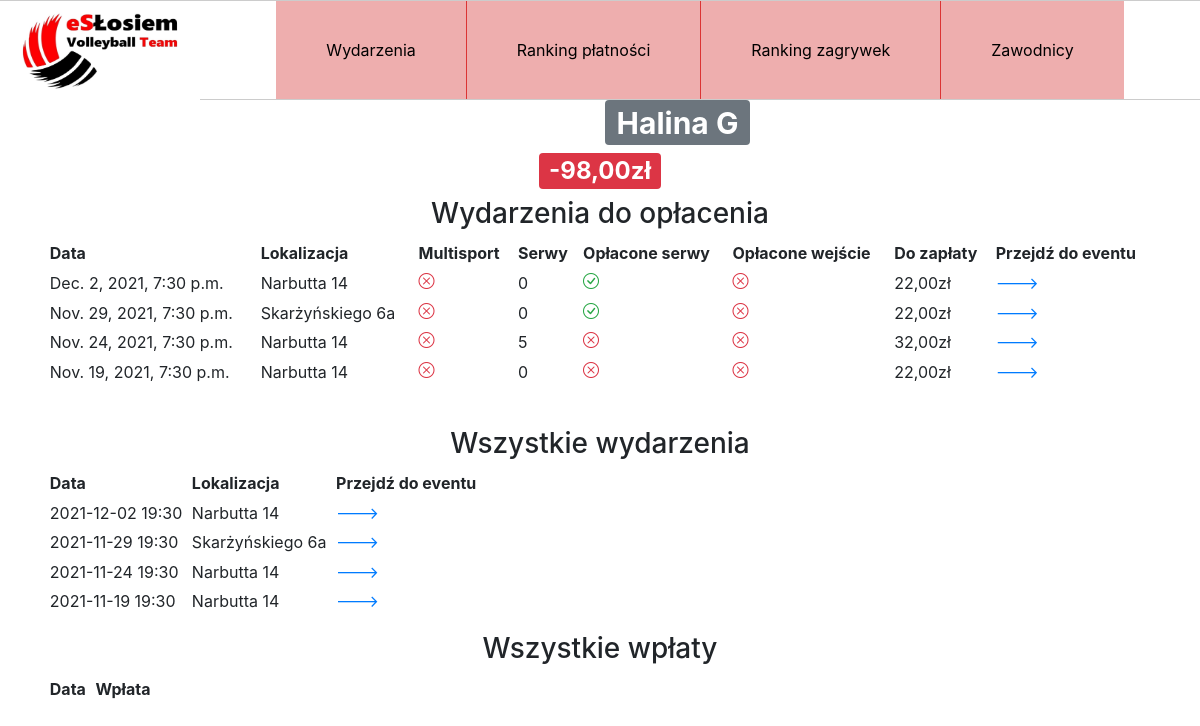
The app's page /player/6 with its own data.
### zapisy/models.py (models this page shows, shortened)
class Player(models.Model):
    name = models.CharField(max_length=64)
    multisport_number = models.CharField(max_length=8, null=True, blank=True)
    def count_balance(self):
        player_entries = Entry.objects.filter(player=self, reserve=False)
        player_payments = Payment.objects.filter(player=self)
        balance = 0
        for entry in player_entries:
            balance -= entry.count_total_fee()
        for payment in player_payments:
            balance += payment.value
        return balance

class Entry(models.Model):
    event = models.ForeignKey("Event", on_delete=models.CASCADE)
    player = models.ForeignKey("Player", on_delete=models.CASCADE)
    created_at = models.DateTimeField(auto_now_add=True, editable=True)
    reserve = models.BooleanField(default=False)
    multisport = models.BooleanField(default=False)
    serves = models.IntegerField(default=0)
    paid = models.BooleanField(default=False)
    serves_paid = models.BooleanField(default=False)
    resign = models.BooleanField(default=False)
    def count_entry_fee(self):
        if not self.paid:
            if self.multisport:
                return self.event.price_multisport
            else:
                return self.event.price
        else:
            return 0
    def count_serves_fee(self):
        if not self.serves_paid:
            return self.serves * 2
        else:
            return 0
    def count_total_fee(self):
        return self.count_entry_fee() + self.count_serves_fee()

class Event(models.Model):
    date = models.DateTimeField()
    duration = models.DurationField()
    location = models.ForeignKey("Localization", on_delete=models.SET_NULL, blank=True, null=True, default=None)
    price = models.FloatField()
    price_multisport = models.FloatField(default=0)
    player_slots = models.IntegerField(default=12)
    coach = models.BooleanField(default=False)
    cancelled = models.BooleanField(default=False)

class Localization(models.Model):
    address = models.CharField(max_length=32)
    image = models.ImageField(upload_to='localizations')
    def __str__(self):
        return self.address

### zapisy/views.py (the view)
# urls.py: path('player/<int:pk>', views.PlayerDetailView.as_view(), name='player'),
class PlayerDetailView(DetailView):
    template_name = "zapisy/player_detail.html"
    queryset = Player.objects.all()
    related_name = 'player'
    def get_context_data(self,**kwargs):
        context = super().get_context_data(**kwargs)
        player = Player.objects.get(id=self.kwargs['pk'])
        attended_entries = Entry.objects.filter(player=player, reserve=False)
        entries_unpaid = attended_entries.filter(Q(paid=False) | Q(serves_paid=False))
        context['entries_unpaid'] = entries_unpaid.order_by('-event__date')
        context['all_entries'] = attended_entries.order_by('-event__date')
        context['player_payments'] = Payment.objects.filter(player=player)
        return context

### zapisy/templatetags/filters.py (called while the page is built)
@register.filter
def show_date(date):
    return date.strftime('%Y-%m-%d %H:%M')

@register.filter
def show_price(value):
    return str("{:.2f}".format(value)).replace(".", ",") + 'zł'

@register.filter
def entry_count_fee(object):
    return str("{:.2f}".format(object.count_total_fee())).replace(".", ",") + 'zł'

@register.filter
def check_balance(object):
    return object.count_balance()

@register.filter(is_safe=True)
def bool_symbol(bool):
    if bool:
        return mark_safe('<i class="bi bi-check-circle text-success"></i>')
    else:
        return mark_safe('<i class="bi bi-x-circle text-danger"></i>')

### templates/zapisy/player_detail.html (shortened to what this page needs)
{% extends "zapisy/base.html" %}
{% load filters %}
  {% block content %}
    <h1><span class="badge badge-secondary">{{player.name}}</span></h1>
    {% with player|check_balance as balance %}
      <h2>
        {% if balance < 0 %}
          <span class="badge badge-danger">
        {% elif balance > 0 %}
          <span class="badge badge-success">
        {% else %}
          <span class="badge badge-warning">
        {% endif %}
          {{balance|show_price}}
        </span>
      </h2>
    {% endwith %}
    <h3>Wydarzenia do opłacenia</h3>
    <table class="table table-borderless table-sm">
      <thead>
        <th scope="col">Data</th>
        <th scope="col">Lokalizacja</th>
        <th scope="col">Multisport</th>
        <th scope="col">Serwy</th>
        <th scope="col">Opłacone serwy</th>
        <th scope="col">Opłacone wejście</th>
        <th scope="col">Do zapłaty</th>
        <th scope="col">Przejdź do eventu</th>
      </thead>
      {% for entry in entries_unpaid %}
        {% if entry.payment > 0 %}
          <tr class="red">
        {% else %}
          <tr>
        {% endif %}
            <td scope="row">{{entry.event.date}}</td>
            <td>{{entry.event.location}}</td>
            <td>{{entry.multisport|bool_symbol}}</td>
            <td>{{entry.serves}}</td>
            <td>{{entry.serves_paid|bool_symbol}}</td>
            <td>{{entry.paid|bool_symbol}}</td>
            <td>{{entry|entry_count_fee}}</td>
            <td><a href="{% url 'event' entry.event.id %}">---></a></td>
          </tr>
      {% endfor %}
    </table>
    <br>
    <h3>Wszystkie wydarzenia</h3>
    <table class="table table-borderless table-sm table-responsive">
      <thead>
        <th scope="col">Data</th>
        <th scope="col">Lokalizacja</th>
        <th scope="col">Przejdź do eventu</th>
      </thead>
      {% for entry in all_entries %}
        <tr>
          <td scope="row">{{entry.event.date|show_date}}</td>
          <td>{{entry.event.location}}</td>
          <td><a href="{% url 'event' entry.event.id %}">---></a></td>
        </tr>
      {% endfor %}
    </table>
    <h3>Wszystkie wpłaty</h3>
    <table class="table table-borderless table-sm table-responsive">
      <thead>
        <tr>
          <th scope="col">Data</th>
          <th scope="col">Wpłata</th>
        </tr>
      </thead>
    </table>
  {% endblock %}

### static/zapisy/css/style.css (style rules this page uses)
body { margin: 0; padding: 0; }
table { width: 100%; }

### records on screen
Player: name "Halina G"
Entry: event "Dec. 2, 2021, 7:30 p.m.", event.location "Narbutta 14", serves "0", paid+multisport+event "22,00zł", event|show_date "2021-12-02 19:30"
Entry: event "Nov. 29, 2021, 7:30 p.m.", event.location "Skarżyńskiego 6a", serves "0", paid+multisport+event "22,00zł", event|show_date "2021-11-29 19:30"
Entry: event "Nov. 24, 2021, 7:30 p.m.", event.location "Narbutta 14", serves "5", paid+multisport+event "32,00zł", event|show_date "2021-11-24 19:30"
Entry: event "Nov. 19, 2021, 7:30 p.m.", event.location "Narbutta 14", serves "0", paid+multisport+event "22,00zł", event|show_date "2021-11-19 19:30"

### other values on screen
{{ balance|show_price }} "-98,00zł"
